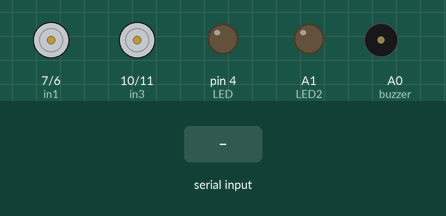
This sketch was run on a simulated Arduino Uno, built with avr-gcc and run on an emulated ATmega328P. Parts: motor-driver pin pairs drawn as motors (green arrow = first pin HIGH = forward, orange = second pin HIGH = backward, longer = more drive, scaled by the enable pin), output pins drawn as LEDs (lit = HIGH), buzzer (waves = sounding, pin HIGH). Inputs (shaded band) come from the test bench.

Above: at 1.2 s.
1.3 s: "W" received over Serial
At 2.3 s:
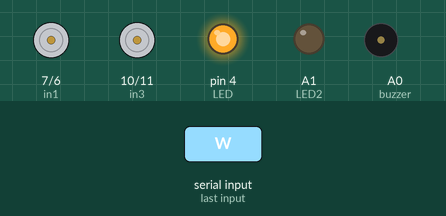
2.8 s: byte 71 ('G') received over Serial
At 3.4 s:
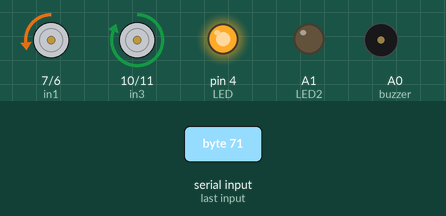
4.3 s: byte 73 ('I') received over Serial
At 4.6 s:
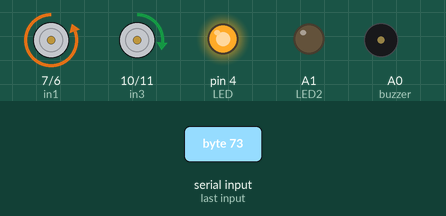
5.8 s: byte 72 ('H') received over Serial
At 6.9 s:
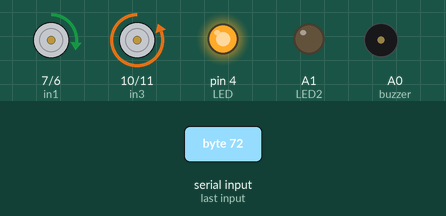
7.3 s: byte 74 ('J') received over Serial
At 8.0 s:
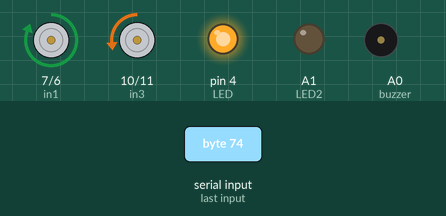
8.8 s: byte 48 ('0') received over Serial
At 9.2 s:
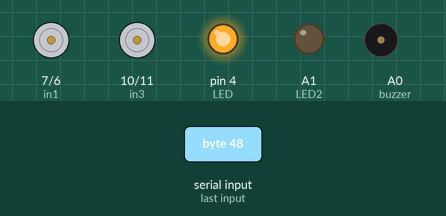
Timing chart, 0 to 11.3 s (numbered marks = the images above; inputs shaded):
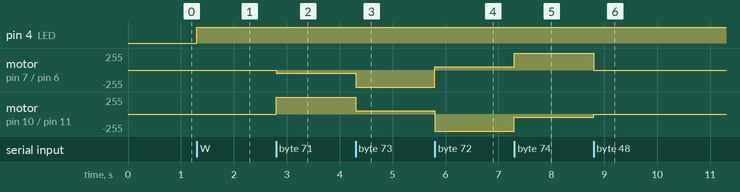

Measured:
- after the input at 1.3 s, pin 4 (LED): LOW → HIGH at once
- after the input at 2.8 s, motor on pin 7 (in1) / pin 6 (in2): stopped → backward 48/255 at once; motor on pin 10 (in3) / pin 11 (in4): stopped → forward 255/255 at once
- after the input at 4.3 s, motor on pin 7 (in1) / pin 6 (in2): backward 48/255 → backward 255/255 at once; motor on pin 10 (in3) / pin 11 (in4): forward 255/255 → forward 48/255 at once
- after the input at 5.8 s, motor on pin 7 (in1) / pin 6 (in2): backward 255/255 → forward 48/255 at once; motor on pin 10 (in3) / pin 11 (in4): forward 48/255 → backward 255/255 at once
- after the input at 7.3 s, motor on pin 7 (in1) / pin 6 (in2): forward 48/255 → forward 255/255 at once; motor on pin 10 (in3) / pin 11 (in4): backward 255/255 → backward 48/255 at once
- after the input at 8.8 s, motor on pin 7 (in1) / pin 6 (in2): forward 255/255 → stopped at once; motor on pin 10 (in3) / pin 11 (in4): backward 48/255 → stopped at once

The sketch:

Bluetooth_car_led_buzzer_motors.ino
```cpp
#define in1 7 //Right
#define in2 6 //Right
#define en1 3 //right speed

#define in3 10   //Left
#define in4 11   //Left
#define en2 5   //Left speed

#define LED 4          // Front lights  pin
#define LED2 A1        // Back lights pin
const int buzzer = A0; //Buzzer to arduino pin A0 (Horn)


int command; //Int to store app command state.

int pwm_speedA = 255;  //forward speed
int pwm_speedB = 48;  //turn speed

void setup() {

  pinMode(in1, OUTPUT);
  pinMode(in2, OUTPUT);
  pinMode(en1, OUTPUT);

  pinMode(in3, OUTPUT);
  pinMode(in4, OUTPUT);
  pinMode(en2, OUTPUT);

  pinMode(LED, OUTPUT);   //Set the Front Lights pin.
  pinMode(LED2, OUTPUT); //Set the Back lights.

  pinMode(buzzer, OUTPUT);  //buzzer to arduino pin A0 (Horn)

  Serial.begin(9600);  //Set the baud rate to your Bluetooth module.
}

void loop() {

  if (Serial.available() > 0) {
    command = Serial.read();
    Stop(); //Initialize with motors stoped.
    switch (command) {

///////////////////////////////////// Turn on/off Front lights
     case 'W':
        digitalWrite(LED, HIGH);
         break;

     case 'w':
        digitalWrite(LED, LOW);
         break;
//////////////////////////////////////   Turn on/off Back lights
      case 'U':
        digitalWrite(LED2, HIGH);
        break;

      case 'u':
        digitalWrite(LED2, LOW);
        break;
/////////////////////////////////////// Toggle on/off Horn
      case 'V':
        tone(buzzer, 2500); // Send 1KHz sound signal...
        break;

      case 'v':
          noTone(buzzer);// Stop sound...
        break;
////////////////////////////////////////

      case 'F':
        forward();
        break;
      case 'B':
        back();
        break;
      case 'L':
        left();
        break;
      case 'R':
        right();
        break;
      case 'G':
        forwardleft();
        break;
      case 'I':
        forwardright();
        break;
      case 'H':
        backleft();
        break;
      case 'J':
        backright();
        break;
      case '0':
        pwm_speedA = 100;
        break;
      case '1':
        pwm_speedA = 140;
        break;
      case '2':
        pwm_speedA = 153;
        break;
      case '3':
        pwm_speedA = 165;
        break;
      case '4':
        pwm_speedA = 178;
        break;
      case '5':
        pwm_speedA = 191;
         break;
      case '6':
        pwm_speedA = 204;
        break;
      case '7':
        pwm_speedA=216;

        break;
      case '8':
        pwm_speedA = 229;
        break;
      case '9':
        pwm_speedA = 242;
        break;
      case 'q':
        pwm_speedA = 255;
        break;
    }

  }
}

void forward() {
  digitalWrite(in3, HIGH);
  analogWrite(en2,pwm_speedA);

  digitalWrite(in2, HIGH);
  analogWrite(en1,pwm_speedA);

}

void back() {
  digitalWrite(in1, HIGH);
  analogWrite(en1,pwm_speedA);

  digitalWrite(in4, HIGH);
  analogWrite(en2,pwm_speedA);
}

void left() {
  digitalWrite(in3, HIGH);
  analogWrite(en2,pwm_speedA);

  digitalWrite(in1, HIGH);
  analogWrite(en1,pwm_speedA);
}

void right() {
  digitalWrite(in2, HIGH);
analogWrite(en1,pwm_speedA);

digitalWrite(in4, HIGH);
  analogWrite(en2,pwm_speedA);
  }
void forwardleft() {
  digitalWrite(in3, HIGH);
  analogWrite(en2,pwm_speedA);

  digitalWrite(in2, HIGH);
  analogWrite(en1,pwm_speedB);

}
void forwardright() {
  digitalWrite(in3, HIGH);
  analogWrite(en2,pwm_speedB);

  digitalWrite(in2, HIGH);
  analogWrite(en1,pwm_speedA);
}
void backright() {
  digitalWrite(in1, HIGH);
  analogWrite(en1,pwm_speedA);

    digitalWrite(in4, HIGH);
analogWrite(en2,pwm_speedB);
}
void backleft() {
  digitalWrite(in1, HIGH);
  analogWrite(en1,pwm_speedB);

  digitalWrite(in4, HIGH);
analogWrite(en2,pwm_speedA);
}

void Stop() {
  analogWrite(in1, 0);
  analogWrite(in2, 0);
  analogWrite(in3, 0);
  analogWrite(in4, 0);
}
```
